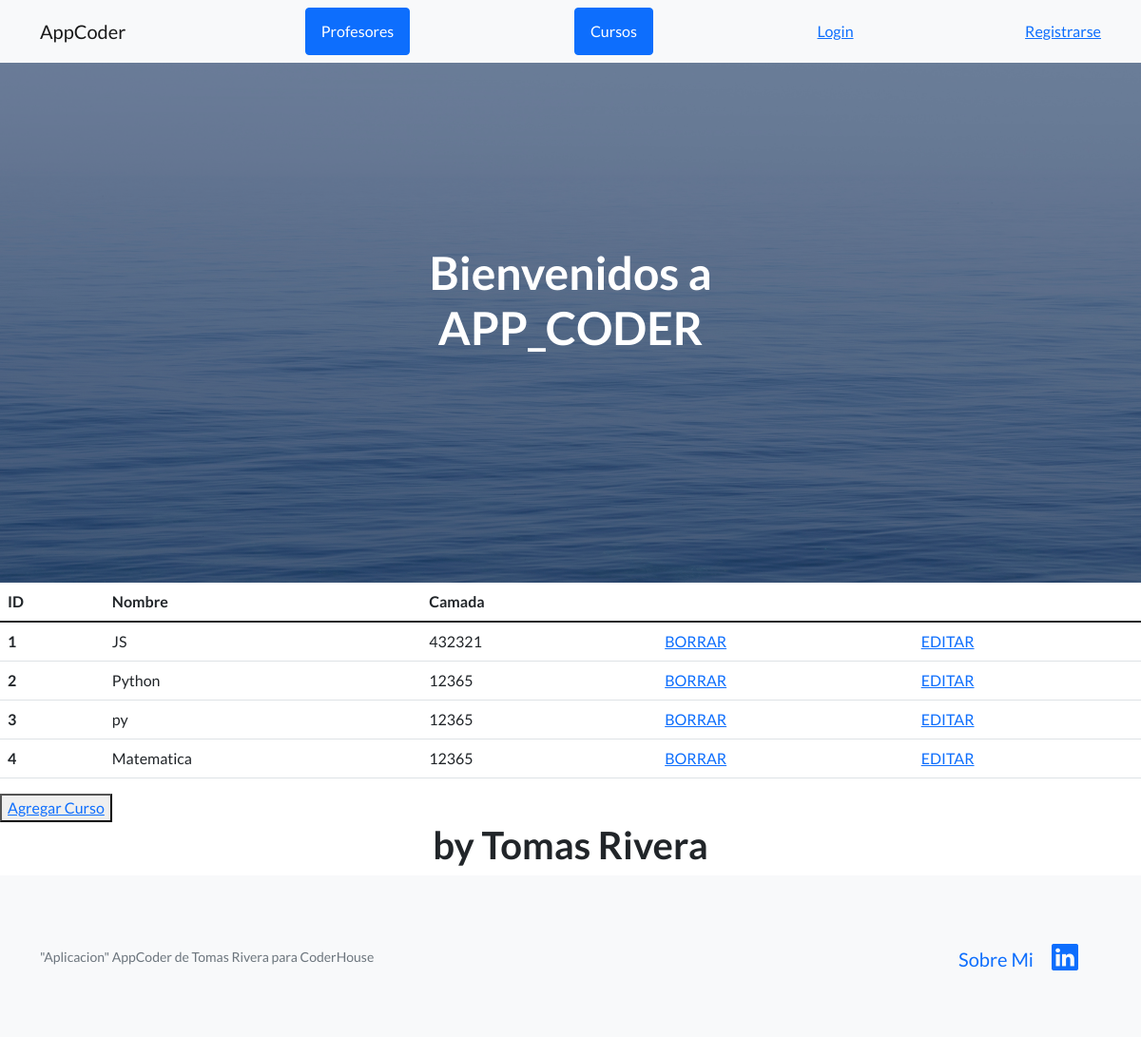
Before: /app_coder/cursos/ with the older database file.
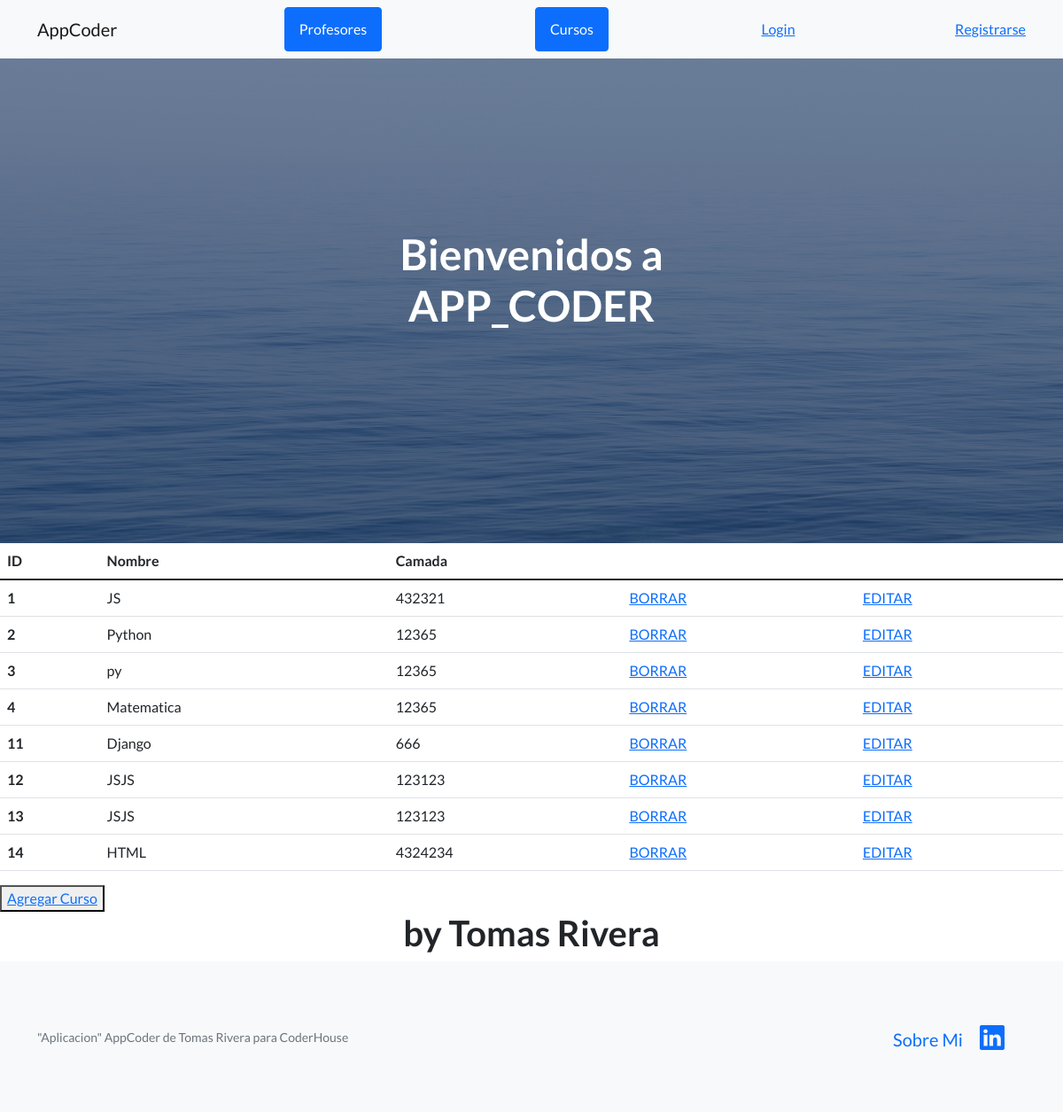
After: the same page with the newer database file.
### app_coder/models.py (models this page shows, shortened)
class Curso(models.Model):
    nombre = models.CharField(max_length=40)  #model como va a ser el dataset en la base de datos sql
    camada = models.IntegerField()       #ya creada la app, voy a settings y "registro" la nueva app

### app_coder/views.py (the view)
# urls.py: path("cursos/" , views.cursos , name="cursos"),
def cursos(request):
    cursos = Curso.objects.all() #importo toda la data de los cursos
    dicc = {"cursos" : cursos}
    plantilla = loader.get_template("cursos.html")
    documento = plantilla.render(dicc)
    return HttpResponse(documento)

### app_coder/template/cursos.html
{% extends "padre.html" %}
{% load static %}
{% block contenido %}
<table class="table">
    <thead>
      <tr>
        <th scope="col">ID</th>
        <th scope="col">Nombre</th>
        <th scope="col">Camada</th>
      </tr>
    </thead>
    <tbody>
      <tr>
        {% for n in cursos %}
        <th scope="row">{{n.id}}</th>
        <td>{{n.nombre}}</td>
        <td>{{n.camada}}</td>
        <td><a href="{% url 'elimina_curso' n.id %}">BORRAR</a></td>
        <td><a href="{% url 'editar_curso' n.id %}">EDITAR</a></td>
      </tr>
      {% endfor %}
    </tbody>
  </table>
  <button>
    <a href="{% url 'Nuevo_curso' %}">Agregar Curso</a>
  </button>
{% endblock %}

Changed rows visible on the page:
added Curso: id "11", nombre "Django", camada "666"
added Curso: id "12", nombre "JSJS", camada "123123"
added Curso: id "13", nombre "JSJS", camada "123123"
added Curso: id "14", nombre "HTML", camada "4324234"
